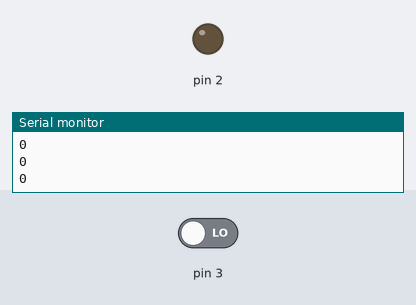
Recording of a sketch running on a simulated Arduino Uno, built with avr-gcc and run on an emulated ATmega328P. On the bench: output pins drawn as LEDs (lit = HIGH), the last lines printed to the serial monitor. Inputs (shaded band) come from the test bench; at power-on: pin 3 LOW.

Above: at 1.2 s.
1.3 s: pin 3 driven HIGH
At 2.3 s:
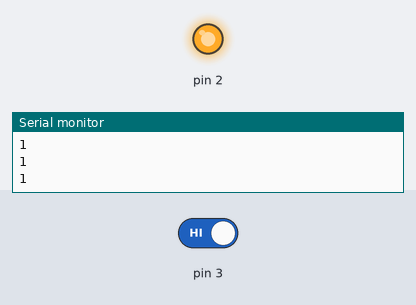
2.8 s: pin 3 driven LOW
At 3.6 s:
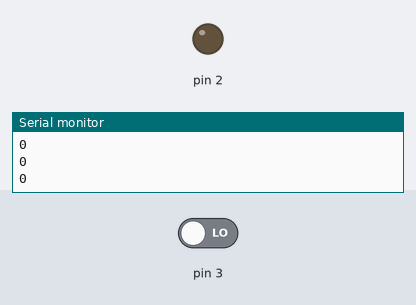
Timing chart, 0 to 5.8 s (numbered marks = the images above; inputs shaded):
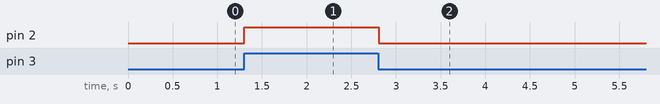

The sketch:

Blink2.ino
```cpp
void setup() {
  pinMode(2, OUTPUT);
  pinMode(3, INPUT);
  Serial.begin(9600);
}
void loop() {
  int button = digitalRead(3);
  digitalWrite(2, button);
  Serial.println(button);
  delay(10);
}
```

Measured:
- after the input at 1.3 s, pin 2: LOW → HIGH at once
- after the input at 2.8 s, pin 2: HIGH → LOW at once
